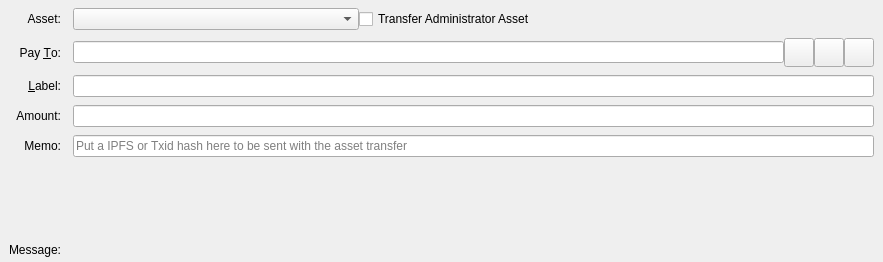
<?xml version="1.0" encoding="UTF-8"?>
<ui version="4.0">
 <class>SendAssetsEntry</class>
 <widget class="QStackedWidget" name="SendAssetsEntry">
  <property name="geometry">
   <rect>
    <x>0</x>
    <y>0</y>
    <width>883</width>
    <height>262</height>
   </rect>
  </property>
  <property name="focusPolicy">
   <enum>Qt::TabFocus</enum>
  </property>
  <property name="autoFillBackground">
   <bool>false</bool>
  </property>
  <property name="currentIndex">
   <number>0</number>
  </property>
  <widget class="QFrame" name="SendCoins">
   <property name="toolTip">
    <string>This is an asset payment</string>
   </property>
   <property name="frameShape">
    <enum>QFrame::NoFrame</enum>
   </property>
   <layout class="QGridLayout" name="gridLayout">
    <property name="topMargin">
     <number>8</number>
    </property>
    <property name="bottomMargin">
     <number>4</number>
    </property>
    <property name="horizontalSpacing">
     <number>12</number>
    </property>
    <property name="verticalSpacing">
     <number>8</number>
    </property>
    <item row="9" column="1">
     <widget class="QLabel" name="messageTextLabel">
      <property name="toolTip">
       <string>A message that was attached to the foxdcoin: URI which will be stored with the transaction for your reference. Note: This message will not be sent over the Foxdcoin network.</string>
      </property>
      <property name="textFormat">
       <enum>Qt::PlainText</enum>
      </property>
     </widget>
    </item>
    <item row="7" column="1">
     <widget class="QLabel" name="assetAmountLabel">
      <property name="text">
       <string/>
      </property>
      <property name="alignment">
       <set>Qt::AlignRight|Qt::AlignTrailing|Qt::AlignVCenter</set>
      </property>
     </widget>
    </item>
    <item row="5" column="0">
     <widget class="QLabel" name="memoLabel">
      <property name="text">
       <string>Memo:</string>
      </property>
      <property name="alignment">
       <set>Qt::AlignRight|Qt::AlignTrailing|Qt::AlignVCenter</set>
      </property>
     </widget>
    </item>
    <item row="4" column="0">
     <widget class="QLabel" name="amountLabel">
      <property name="text">
       <string>Amount:</string>
      </property>
      <property name="alignment">
       <set>Qt::AlignRight|Qt::AlignTrailing|Qt::AlignVCenter</set>
      </property>
     </widget>
    </item>
    <item row="3" column="1">
     <widget class="QLineEdit" name="addAsLabel">
      <property name="toolTip">
       <string>Enter a label for this address to add it to the list of used addresses</string>
      </property>
     </widget>
    </item>
    <item row="3" column="0">
     <widget class="QLabel" name="labellLabel">
      <property name="text">
       <string>&amp;Label:</string>
      </property>
      <property name="alignment">
       <set>Qt::AlignRight|Qt::AlignTrailing|Qt::AlignVCenter</set>
      </property>
      <property name="buddy">
       <cstring>addAsLabel</cstring>
      </property>
     </widget>
    </item>
    <item row="8" column="1">
     <widget class="QLabel" name="ownershipWarningMessage">
      <property name="text">
       <string/>
      </property>
     </widget>
    </item>
    <item row="1" column="0">
     <widget class="QLabel" name="assetBoxLabel">
      <property name="text">
       <string>Asset:</string>
      </property>
      <property name="alignment">
       <set>Qt::AlignRight|Qt::AlignTrailing|Qt::AlignVCenter</set>
      </property>
     </widget>
    </item>
    <item row="4" column="1">
     <layout class="QHBoxLayout" name="horizontalLayoutAmount" stretch="0">
      <item>
       <widget class="AssetAmountField" name="payAssetAmount"/>
      </item>
     </layout>
    </item>
    <item row="2" column="1">
     <layout class="QHBoxLayout" name="payToLayout">
      <property name="spacing">
       <number>0</number>
      </property>
      <item>
       <widget class="QValidatedLineEdit" name="payTo">
        <property name="toolTip">
         <string>The Foxdcoin address to send the payment to</string>
        </property>
       </widget>
      </item>
      <item>
       <widget class="QToolButton" name="addressBookButton">
        <property name="toolTip">
         <string>Choose previously used address</string>
        </property>
        <property name="text">
         <string/>
        </property>
        <property name="icon">
         <iconset resource="../foxdcoin.qrc">
          <normaloff>:/icons/address-book</normaloff>:/icons/address-book</iconset>
        </property>
        <property name="iconSize">
         <size>
          <width>22</width>
          <height>22</height>
         </size>
        </property>
        <property name="shortcut">
         <string>Alt+A</string>
        </property>
       </widget>
      </item>
      <item>
       <widget class="QToolButton" name="pasteButton">
        <property name="toolTip">
         <string>Paste address from clipboard</string>
        </property>
        <property name="text">
         <string/>
        </property>
        <property name="icon">
         <iconset resource="../foxdcoin.qrc">
          <normaloff>:/icons/editpaste</normaloff>:/icons/editpaste</iconset>
        </property>
        <property name="iconSize">
         <size>
          <width>22</width>
          <height>22</height>
         </size>
        </property>
        <property name="shortcut">
         <string>Alt+P</string>
        </property>
       </widget>
      </item>
      <item>
       <widget class="QToolButton" name="deleteButton">
        <property name="toolTip">
         <string>Remove this entry</string>
        </property>
        <property name="text">
         <string/>
        </property>
        <property name="icon">
         <iconset resource="../foxdcoin.qrc">
          <normaloff>:/icons/remove</normaloff>:/icons/remove</iconset>
        </property>
        <property name="iconSize">
         <size>
          <width>22</width>
          <height>22</height>
         </size>
        </property>
       </widget>
      </item>
     </layout>
    </item>
    <item row="10" column="0">
     <widget class="QLabel" name="messageLabel">
      <property name="text">
       <string>Message:</string>
      </property>
      <property name="alignment">
       <set>Qt::AlignRight|Qt::AlignTrailing|Qt::AlignVCenter</set>
      </property>
     </widget>
    </item>
    <item row="2" column="0">
     <widget class="QLabel" name="payToLabel">
      <property name="text">
       <string>Pay &amp;To:</string>
      </property>
      <property name="alignment">
       <set>Qt::AlignRight|Qt::AlignTrailing|Qt::AlignVCenter</set>
      </property>
      <property name="buddy">
       <cstring>payTo</cstring>
      </property>
     </widget>
    </item>
    <item row="1" column="1">
     <layout class="QHBoxLayout" name="horizontalLayout_3">
      <property name="spacing">
       <number>0</number>
      </property>
      <item>
       <widget class="QComboBox" name="assetSelectionBox">
        <property name="minimumContentsLength">
         <number>32</number>
        </property>
       </widget>
      </item>
      <item>
       <widget class="QCheckBox" name="administratorCheckbox">
        <property name="text">
         <string>Transfer Administrator Asset</string>
        </property>
       </widget>
      </item>
      <item>
       <spacer name="horizontalSpacer">
        <property name="orientation">
         <enum>Qt::Horizontal</enum>
        </property>
        <property name="sizeHint" stdset="0">
         <size>
          <width>40</width>
          <height>20</height>
         </size>
        </property>
       </spacer>
      </item>
     </layout>
    </item>
    <item row="5" column="1">
     <widget class="QLineEdit" name="memoBox">
      <property name="maxLength">
       <number>64</number>
      </property>
      <property name="placeholderText">
       <string>Put a IPFS or Txid hash here to be sent with the asset transfer</string>
      </property>
     </widget>
    </item>
   </layout>
  </widget>
  <widget class="QFrame" name="SendCoins_UnauthenticatedPaymentRequest">
   <property name="palette">
    <palette>
     <active>
      <colorrole role="WindowText">
       <brush brushstyle="SolidPattern">
        <color alpha="255">
         <red>0</red>
         <green>0</green>
         <blue>0</blue>
        </color>
       </brush>
      </colorrole>
      <colorrole role="Button">
       <brush brushstyle="SolidPattern">
        <color alpha="255">
         <red>255</red>
         <green>255</green>
         <blue>127</blue>
        </color>
       </brush>
      </colorrole>
      <colorrole role="Light">
       <brush brushstyle="SolidPattern">
        <color alpha="255">
         <red>255</red>
         <green>255</green>
         <blue>255</blue>
        </color>
       </brush>
      </colorrole>
      <colorrole role="Midlight">
       <brush brushstyle="SolidPattern">
        <color alpha="255">
         <red>255</red>
         <green>255</green>
         <blue>191</blue>
        </color>
       </brush>
      </colorrole>
      <colorrole role="Dark">
       <brush brushstyle="SolidPattern">
        <color alpha="255">
         <red>127</red>
         <green>127</green>
         <blue>63</blue>
        </color>
       </brush>
      </colorrole>
      <colorrole role="Mid">
       <brush brushstyle="SolidPattern">
        <color alpha="255">
         <red>170</red>
         <green>170</green>
         <blue>84</blue>
        </color>
       </brush>
      </colorrole>
      <colorrole role="Text">
       <brush brushstyle="SolidPattern">
        <color alpha="255">
         <red>0</red>
         <green>0</green>
         <blue>0</blue>
        </color>
       </brush>
      </colorrole>
      <colorrole role="BrightText">
       <brush brushstyle="SolidPattern">
        <color alpha="255">
         <red>255</red>
         <green>255</green>
         <blue>255</blue>
        </color>
       </brush>
      </colorrole>
      <colorrole role="ButtonText">
       <brush brushstyle="SolidPattern">
        <color alpha="255">
         <red>0</red>
         <green>0</green>
         <blue>0</blue>
        </color>
       </brush>
      </colorrole>
      <colorrole role="Base">
       <brush brushstyle="SolidPattern">
        <color alpha="255">
         <red>255</red>
         <green>255</green>
         <blue>255</blue>
        </color>
       </brush>
      </colorrole>
      <colorrole role="Window">
       <brush brushstyle="SolidPattern">
        <color alpha="255">
         <red>255</red>
         <green>255</green>
         <blue>127</blue>
        </color>
       </brush>
      </colorrole>
      <colorrole role="Shadow">
       <brush brushstyle="SolidPattern">
        <color alpha="255">
         <red>0</red>
         <green>0</green>
         <blue>0</blue>
        </color>
       </brush>
      </colorrole>
      <colorrole role="AlternateBase">
       <brush brushstyle="SolidPattern">
        <color alpha="255">
         <red>255</red>
         <green>255</green>
         <blue>191</blue>
        </color>
       </brush>
      </colorrole>
      <colorrole role="ToolTipBase">
       <brush brushstyle="SolidPattern">
        <color alpha="255">
         <red>255</red>
         <green>255</green>
         <blue>220</blue>
        </color>
       </brush>
      </colorrole>
      <colorrole role="ToolTipText">
       <brush brushstyle="SolidPattern">
        <color alpha="255">
         <red>0</red>
         <green>0</green>
         <blue>0</blue>
        </color>
       </brush>
      </colorrole>
     </active>
     <inactive>
      <colorrole role="WindowText">
       <brush brushstyle="SolidPattern">
        <color alpha="255">
         <red>0</red>
         <green>0</green>
         <blue>0</blue>
        </color>
       </brush>
      </colorrole>
      <colorrole role="Button">
       <brush brushstyle="SolidPattern">
        <color alpha="255">
         <red>255</red>
         <green>255</green>
         <blue>127</blue>
        </color>
       </brush>
      </colorrole>
      <colorrole role="Light">
       <brush brushstyle="SolidPattern">
        <color alpha="255">
         <red>255</red>
         <green>255</green>
         <blue>255</blue>
        </color>
       </brush>
      </colorrole>
      <colorrole role="Midlight">
       <brush brushstyle="SolidPattern">
        <color alpha="255">
         <red>255</red>
         <green>255</green>
         <blue>191</blue>
        </color>
       </brush>
      </colorrole>
      <colorrole role="Dark">
       <brush brushstyle="SolidPattern">
        <color alpha="255">
         <red>127</red>
         <green>127</green>
         <blue>63</blue>
        </color>
       </brush>
      </colorrole>
      <colorrole role="Mid">
       <brush brushstyle="SolidPattern">
        <color alpha="255">
         <red>170</red>
         <green>170</green>
         <blue>84</blue>
        </color>
       </brush>
      </colorrole>
      <colorrole role="Text">
       <brush brushstyle="SolidPattern">
        <color alpha="255">
         <red>0</red>
         <green>0</green>
         <blue>0</blue>
        </color>
       </brush>
      </colorrole>
      <colorrole role="BrightText">
       <brush brushstyle="SolidPattern">
        <color alpha="255">
         <red>255</red>
         <green>255</green>
         <blue>255</blue>
        </color>
       </brush>
      </colorrole>
      <colorrole role="ButtonText">
       <brush brushstyle="SolidPattern">
        <color alpha="255">
         <red>0</red>
         <green>0</green>
         <blue>0</blue>
        </color>
       </brush>
      </colorrole>
      <colorrole role="Base">
       <brush brushstyle="SolidPattern">
        <color alpha="255">
         <red>255</red>
         <green>255</green>
         <blue>255</blue>
        </color>
       </brush>
      </colorrole>
      <colorrole role="Window">
       <brush brushstyle="SolidPattern">
        <color alpha="255">
         <red>255</red>
         <green>255</green>
         <blue>127</blue>
        </color>
       </brush>
      </colorrole>
      <colorrole role="Shadow">
       <brush brushstyle="SolidPattern">
        <color alpha="255">
         <red>0</red>
         <green>0</green>
         <blue>0</blue>
        </color>
       </brush>
      </colorrole>
      <colorrole role="AlternateBase">
       <brush brushstyle="SolidPattern">
        <color alpha="255">
         <red>255</red>
         <green>255</green>
         <blue>191</blue>
        </color>
       </brush>
      </colorrole>
      <colorrole role="ToolTipBase">
       <brush brushstyle="SolidPattern">
        <color alpha="255">
         <red>255</red>
         <green>255</green>
         <blue>220</blue>
        </color>
       </brush>
      </colorrole>
      <colorrole role="ToolTipText">
       <brush brushstyle="SolidPattern">
        <color alpha="255">
         <red>0</red>
         <green>0</green>
         <blue>0</blue>
        </color>
       </brush>
      </colorrole>
     </inactive>
     <disabled>
      <colorrole role="WindowText">
       <brush brushstyle="SolidPattern">
        <color alpha="255">
         <red>127</red>
         <green>127</green>
         <blue>63</blue>
        </color>
       </brush>
      </colorrole>
      <colorrole role="Button">
       <brush brushstyle="SolidPattern">
        <color alpha="255">
         <red>255</red>
         <green>255</green>
         <blue>127</blue>
        </color>
       </brush>
      </colorrole>
      <colorrole role="Light">
       <brush brushstyle="SolidPattern">
        <color alpha="255">
         <red>255</red>
         <green>255</green>
         <blue>255</blue>
        </color>
       </brush>
      </colorrole>
      <colorrole role="Midlight">
       <brush brushstyle="SolidPattern">
        <color alpha="255">
         <red>255</red>
         <green>255</green>
         <blue>191</blue>
        </color>
       </brush>
      </colorrole>
      <colorrole role="Dark">
       <brush brushstyle="SolidPattern">
        <color alpha="255">
         <red>127</red>
         <green>127</green>
         <blue>63</blue>
        </color>
       </brush>
      </colorrole>
      <colorrole role="Mid">
       <brush brushstyle="SolidPattern">
        <color alpha="255">
         <red>170</red>
         <green>170</green>
         <blue>84</blue>
        </color>
       </brush>
      </colorrole>
      <colorrole role="Text">
       <brush brushstyle="SolidPattern">
        <color alpha="255">
         <red>127</red>
         <green>127</green>
         <blue>63</blue>
        </color>
       </brush>
      </colorrole>
      <colorrole role="BrightText">
       <brush brushstyle="SolidPattern">
        <color alpha="255">
         <red>255</red>
         <green>255</green>
         <blue>255</blue>
        </color>
       </brush>
      </colorrole>
      <colorrole role="ButtonText">
       <brush brushstyle="SolidPattern">
        <color alpha="255">
         <red>127</red>
         <green>127</green>
         <blue>63</blue>
        </color>
       </brush>
      </colorrole>
      <colorrole role="Base">
       <brush brushstyle="SolidPattern">
        <color alpha="255">
         <red>255</red>
         <green>255</green>
         <blue>127</blue>
        </color>
       </brush>
      </colorrole>
      <colorrole role="Window">
       <brush brushstyle="SolidPattern">
        <color alpha="255">
         <red>255</red>
         <green>255</green>
         <blue>127</blue>
        </color>
       </brush>
      </colorrole>
      <colorrole role="Shadow">
       <brush brushstyle="SolidPattern">
        <color alpha="255">
         <red>0</red>
         <green>0</green>
         <blue>0</blue>
        </color>
       </brush>
      </colorrole>
      <colorrole role="AlternateBase">
       <brush brushstyle="SolidPattern">
        <color alpha="255">
         <red>255</red>
         <green>255</green>
         <blue>127</blue>
        </color>
       </brush>
      </colorrole>
      <colorrole role="ToolTipBase">
       <brush brushstyle="SolidPattern">
        <color alpha="255">
         <red>255</red>
         <green>255</green>
         <blue>220</blue>
        </color>
       </brush>
      </colorrole>
      <colorrole role="ToolTipText">
       <brush brushstyle="SolidPattern">
        <color alpha="255">
         <red>0</red>
         <green>0</green>
         <blue>0</blue>
        </color>
       </brush>
      </colorrole>
     </disabled>
    </palette>
   </property>
   <property name="toolTip">
    <string>This is an unauthenticated payment request.</string>
   </property>
   <property name="autoFillBackground">
    <bool>true</bool>
   </property>
   <property name="frameShape">
    <enum>QFrame::NoFrame</enum>
   </property>
   <layout class="QGridLayout" name="gridLayout_is">
    <property name="spacing">
     <number>12</number>
    </property>
    <item row="0" column="0">
     <widget class="QLabel" name="payToLabel_is">
      <property name="text">
       <string>Pay To:</string>
      </property>
      <property name="alignment">
       <set>Qt::AlignRight|Qt::AlignTrailing|Qt::AlignVCenter</set>
      </property>
     </widget>
    </item>
    <item row="0" column="1">
     <layout class="QHBoxLayout" name="payToLayout_is">
      <property name="spacing">
       <number>0</number>
      </property>
      <item>
       <widget class="QLabel" name="payTo_is"/>
      </item>
      <item>
       <widget class="QToolButton" name="deleteButton_is">
        <property name="toolTip">
         <string>Remove this entry</string>
        </property>
        <property name="text">
         <string/>
        </property>
        <property name="icon">
         <iconset resource="../foxdcoin.qrc">
          <normaloff>:/icons/remove</normaloff>:/icons/remove</iconset>
        </property>
       </widget>
      </item>
     </layout>
    </item>
    <item row="1" column="0">
     <widget class="QLabel" name="memoLabel_is">
      <property name="text">
       <string>Memo:</string>
      </property>
      <property name="alignment">
       <set>Qt::AlignRight|Qt::AlignTrailing|Qt::AlignVCenter</set>
      </property>
     </widget>
    </item>
    <item row="1" column="1">
     <widget class="QLabel" name="memoTextLabel_is">
      <property name="textFormat">
       <enum>Qt::PlainText</enum>
      </property>
     </widget>
    </item>
    <item row="2" column="0">
     <widget class="QLabel" name="amountLabel_is">
      <property name="text">
       <string>A&amp;mount:</string>
      </property>
      <property name="alignment">
       <set>Qt::AlignRight|Qt::AlignTrailing|Qt::AlignVCenter</set>
      </property>
      <property name="buddy">
       <cstring>payAmount_is</cstring>
      </property>
     </widget>
    </item>
    <item row="2" column="1">
     <widget class="QLineEdit" name="payAmount_is">
      <property name="acceptDrops">
       <bool>false</bool>
      </property>
     </widget>
    </item>
   </layout>
  </widget>
  <widget class="QFrame" name="SendCoins_AuthenticatedPaymentRequest">
   <property name="palette">
    <palette>
     <active>
      <colorrole role="WindowText">
       <brush brushstyle="SolidPattern">
        <color alpha="255">
         <red>0</red>
         <green>0</green>
         <blue>0</blue>
        </color>
       </brush>
      </colorrole>
      <colorrole role="Button">
       <brush brushstyle="SolidPattern">
        <color alpha="255">
         <red>140</red>
         <green>232</green>
         <blue>119</blue>
        </color>
       </brush>
      </colorrole>
      <colorrole role="Light">
       <brush brushstyle="SolidPattern">
        <color alpha="255">
         <red>230</red>
         <green>255</green>
         <blue>224</blue>
        </color>
       </brush>
      </colorrole>
      <colorrole role="Midlight">
       <brush brushstyle="SolidPattern">
        <color alpha="255">
         <red>185</red>
         <green>243</green>
         <blue>171</blue>
        </color>
       </brush>
      </colorrole>
      <colorrole role="Dark">
       <brush brushstyle="SolidPattern">
        <color alpha="255">
         <red>70</red>
         <green>116</green>
         <blue>59</blue>
        </color>
       </brush>
      </colorrole>
      <colorrole role="Mid">
       <brush brushstyle="SolidPattern">
        <color alpha="255">
         <red>93</red>
         <green>155</green>
         <blue>79</blue>
        </color>
       </brush>
      </colorrole>
      <colorrole role="Text">
       <brush brushstyle="SolidPattern">
        <color alpha="255">
         <red>0</red>
         <green>0</green>
         <blue>0</blue>
        </color>
       </brush>
      </colorrole>
      <colorrole role="BrightText">
       <brush brushstyle="SolidPattern">
        <color alpha="255">
         <red>155</red>
         <green>255</green>
         <blue>147</blue>
        </color>
       </brush>
      </colorrole>
      <colorrole role="ButtonText">
       <brush brushstyle="SolidPattern">
        <color alpha="255">
         <red>0</red>
         <green>0</green>
         <blue>0</blue>
        </color>
       </brush>
      </colorrole>
      <colorrole role="Base">
       <brush brushstyle="SolidPattern">
        <color alpha="255">
         <red>119</red>
         <green>255</green>
         <blue>233</blue>
        </color>
       </brush>
      </colorrole>
      <colorrole role="Window">
       <brush brushstyle="SolidPattern">
        <color alpha="255">
         <red>140</red>
         <green>232</green>
         <blue>119</blue>
        </color>
       </brush>
      </colorrole>
      <colorrole role="Shadow">
       <brush brushstyle="SolidPattern">
        <color alpha="255">
         <red>0</red>
         <green>0</green>
         <blue>0</blue>
        </color>
       </brush>
      </colorrole>
      <colorrole role="AlternateBase">
       <brush brushstyle="SolidPattern">
        <color alpha="255">
         <red>197</red>
         <green>243</green>
         <blue>187</blue>
        </color>
       </brush>
      </colorrole>
      <colorrole role="NoRole">
       <brush brushstyle="SolidPattern">
        <color alpha="255">
         <red>125</red>
         <green>194</green>
         <blue>122</blue>
        </color>
       </brush>
      </colorrole>
      <colorrole role="ToolTipBase">
       <brush brushstyle="SolidPattern">
        <color alpha="255">
         <red>255</red>
         <green>255</green>
         <blue>220</blue>
        </color>
       </brush>
      </colorrole>
      <colorrole role="ToolTipText">
       <brush brushstyle="SolidPattern">
        <color alpha="255">
         <red>0</red>
         <green>0</green>
         <blue>0</blue>
        </color>
       </brush>
      </colorrole>
     </active>
     <inactive>
      <colorrole role="WindowText">
       <brush brushstyle="SolidPattern">
        <color alpha="255">
         <red>0</red>
         <green>0</green>
         <blue>0</blue>
        </color>
       </brush>
      </colorrole>
      <colorrole role="Button">
       <brush brushstyle="SolidPattern">
        <color alpha="255">
         <red>140</red>
         <green>232</green>
         <blue>119</blue>
        </color>
       </brush>
      </colorrole>
      <colorrole role="Light">
       <brush brushstyle="SolidPattern">
        <color alpha="255">
         <red>230</red>
         <green>255</green>
         <blue>224</blue>
        </color>
       </brush>
      </colorrole>
      <colorrole role="Midlight">
       <brush brushstyle="SolidPattern">
        <color alpha="255">
         <red>185</red>
         <green>243</green>
         <blue>171</blue>
        </color>
       </brush>
      </colorrole>
      <colorrole role="Dark">
       <brush brushstyle="SolidPattern">
        <color alpha="255">
         <red>70</red>
         <green>116</green>
         <blue>59</blue>
        </color>
       </brush>
      </colorrole>
      <colorrole role="Mid">
       <brush brushstyle="SolidPattern">
        <color alpha="255">
         <red>93</red>
         <green>155</green>
         <blue>79</blue>
        </color>
       </brush>
      </colorrole>
      <colorrole role="Text">
       <brush brushstyle="SolidPattern">
        <color alpha="255">
         <red>0</red>
         <green>0</green>
         <blue>0</blue>
        </color>
       </brush>
      </colorrole>
      <colorrole role="BrightText">
       <brush brushstyle="SolidPattern">
        <color alpha="255">
         <red>155</red>
         <green>255</green>
         <blue>147</blue>
        </color>
       </brush>
      </colorrole>
      <colorrole role="ButtonText">
       <brush brushstyle="SolidPattern">
        <color alpha="255">
         <red>0</red>
         <green>0</green>
         <blue>0</blue>
        </color>
       </brush>
      </colorrole>
      <colorrole role="Base">
       <brush brushstyle="SolidPattern">
        <color alpha="255">
         <red>119</red>
         <green>255</green>
         <blue>233</blue>
        </color>
       </brush>
      </colorrole>
      <colorrole role="Window">
       <brush brushstyle="SolidPattern">
        <color alpha="255">
         <red>140</red>
         <green>232</green>
         <blue>119</blue>
        </color>
       </brush>
      </colorrole>
      <colorrole role="Shadow">
       <brush brushstyle="SolidPattern">
        <color alpha="255">
         <red>0</red>
         <green>0</green>
         <blue>0</blue>
        </color>
       </brush>
      </colorrole>
      <colorrole role="AlternateBase">
       <brush brushstyle="SolidPattern">
        <color alpha="255">
         <red>197</red>
         <green>243</green>
         <blue>187</blue>
        </color>
       </brush>
      </colorrole>
      <colorrole role="NoRole">
       <brush brushstyle="SolidPattern">
        <color alpha="255">
         <red>125</red>
         <green>194</green>
         <blue>122</blue>
        </color>
       </brush>
      </colorrole>
      <colorrole role="ToolTipBase">
       <brush brushstyle="SolidPattern">
        <color alpha="255">
         <red>255</red>
         <green>255</green>
         <blue>220</blue>
        </color>
       </brush>
      </colorrole>
      <colorrole role="ToolTipText">
       <brush brushstyle="SolidPattern">
        <color alpha="255">
         <red>0</red>
         <green>0</green>
         <blue>0</blue>
        </color>
       </brush>
      </colorrole>
     </inactive>
     <disabled>
      <colorrole role="WindowText">
       <brush brushstyle="SolidPattern">
        <color alpha="255">
         <red>70</red>
         <green>116</green>
         <blue>59</blue>
        </color>
       </brush>
      </colorrole>
      <colorrole role="Button">
       <brush brushstyle="SolidPattern">
        <color alpha="255">
         <red>140</red>
         <green>232</green>
         <blue>119</blue>
        </color>
       </brush>
      </colorrole>
      <colorrole role="Light">
       <brush brushstyle="SolidPattern">
        <color alpha="255">
         <red>230</red>
         <green>255</green>
         <blue>224</blue>
        </color>
       </brush>
      </colorrole>
      <colorrole role="Midlight">
       <brush brushstyle="SolidPattern">
        <color alpha="255">
         <red>185</red>
         <green>243</green>
         <blue>171</blue>
        </color>
       </brush>
      </colorrole>
      <colorrole role="Dark">
       <brush brushstyle="SolidPattern">
        <color alpha="255">
         <red>70</red>
         <green>116</green>
         <blue>59</blue>
        </color>
       </brush>
      </colorrole>
      <colorrole role="Mid">
       <brush brushstyle="SolidPattern">
        <color alpha="255">
         <red>93</red>
         <green>155</green>
         <blue>79</blue>
        </color>
       </brush>
      </colorrole>
      <colorrole role="Text">
       <brush brushstyle="SolidPattern">
        <color alpha="255">
         <red>70</red>
         <green>116</green>
         <blue>59</blue>
        </color>
       </brush>
      </colorrole>
      <colorrole role="BrightText">
       <brush brushstyle="SolidPattern">
        <color alpha="255">
         <red>155</red>
         <green>255</green>
         <blue>147</blue>
        </color>
       </brush>
      </colorrole>
      <colorrole role="ButtonText">
       <brush brushstyle="SolidPattern">
        <color alpha="255">
         <red>70</red>
         <green>116</green>
         <blue>59</blue>
        </color>
       </brush>
      </colorrole>
      <colorrole role="Base">
       <brush brushstyle="SolidPattern">
        <color alpha="255">
         <red>140</red>
         <green>232</green>
         <blue>119</blue>
        </color>
       </brush>
      </colorrole>
      <colorrole role="Window">
       <brush brushstyle="SolidPattern">
        <color alpha="255">
         <red>140</red>
         <green>232</green>
         <blue>119</blue>
        </color>
       </brush>
      </colorrole>
      <colorrole role="Shadow">
       <brush brushstyle="SolidPattern">
        <color alpha="255">
         <red>0</red>
         <green>0</green>
         <blue>0</blue>
        </color>
       </brush>
      </colorrole>
      <colorrole role="AlternateBase">
       <brush brushstyle="SolidPattern">
        <color alpha="255">
         <red>140</red>
         <green>232</green>
         <blue>119</blue>
        </color>
       </brush>
      </colorrole>
      <colorrole role="NoRole">
       <brush brushstyle="SolidPattern">
        <color alpha="255">
         <red>125</red>
         <green>194</green>
         <blue>122</blue>
        </color>
       </brush>
      </colorrole>
      <colorrole role="ToolTipBase">
       <brush brushstyle="SolidPattern">
        <color alpha="255">
         <red>255</red>
         <green>255</green>
         <blue>220</blue>
        </color>
       </brush>
      </colorrole>
      <colorrole role="ToolTipText">
       <brush brushstyle="SolidPattern">
        <color alpha="255">
         <red>0</red>
         <green>0</green>
         <blue>0</blue>
        </color>
       </brush>
      </colorrole>
     </disabled>
    </palette>
   </property>
   <property name="toolTip">
    <string>This is an authenticated payment request.</string>
   </property>
   <property name="autoFillBackground">
    <bool>true</bool>
   </property>
   <property name="frameShape">
    <enum>QFrame::NoFrame</enum>
   </property>
   <layout class="QGridLayout" name="gridLayout_s">
    <property name="spacing">
     <number>12</number>
    </property>
    <item row="0" column="0">
     <widget class="QLabel" name="payToLabel_s">
      <property name="text">
       <string>Pay To:</string>
      </property>
      <property name="alignment">
       <set>Qt::AlignRight|Qt::AlignTrailing|Qt::AlignVCenter</set>
      </property>
     </widget>
    </item>
    <item row="0" column="1">
     <layout class="QHBoxLayout" name="payToLayout_s">
      <property name="spacing">
       <number>0</number>
      </property>
      <item>
       <widget class="QLabel" name="payTo_s">
        <property name="textFormat">
         <enum>Qt::PlainText</enum>
        </property>
       </widget>
      </item>
      <item>
       <widget class="QToolButton" name="deleteButton_s">
        <property name="toolTip">
         <string>Remove this entry</string>
        </property>
        <property name="text">
         <string/>
        </property>
        <property name="icon">
         <iconset resource="../foxdcoin.qrc">
          <normaloff>:/icons/remove</normaloff>:/icons/remove</iconset>
        </property>
       </widget>
      </item>
     </layout>
    </item>
    <item row="1" column="0">
     <widget class="QLabel" name="memoLabel_s">
      <property name="text">
       <string>Memo:</string>
      </property>
      <property name="alignment">
       <set>Qt::AlignRight|Qt::AlignTrailing|Qt::AlignVCenter</set>
      </property>
     </widget>
    </item>
    <item row="1" column="1">
     <widget class="QLabel" name="memoTextLabel_s">
      <property name="textFormat">
       <enum>Qt::PlainText</enum>
      </property>
     </widget>
    </item>
    <item row="2" column="0">
     <widget class="QLabel" name="amountLabel_s">
      <property name="text">
       <string>A&amp;mount:</string>
      </property>
      <property name="alignment">
       <set>Qt::AlignRight|Qt::AlignTrailing|Qt::AlignVCenter</set>
      </property>
      <property name="buddy">
       <cstring>payAmount_s</cstring>
      </property>
     </widget>
    </item>
    <item row="2" column="1">
     <widget class="FoxdcoinAmountField" name="payAmount_s">
      <property name="acceptDrops">
       <bool>false</bool>
      </property>
     </widget>
    </item>
   </layout>
  </widget>
 </widget>
 <customwidgets>
  <customwidget>
   <class>QValidatedLineEdit</class>
   <extends>QLineEdit</extends>
   <header>qvalidatedlineedit.h</header>
  </customwidget>
  <customwidget>
   <class>FoxdcoinAmountField</class>
   <extends>QLineEdit</extends>
   <header>foxdcoinamountfield.h</header>
   <container>1</container>
  </customwidget>
  <customwidget>
   <class>AssetAmountField</class>
   <extends>QLineEdit</extends>
   <header location="global">foxdcoinamountfield.h</header>
  </customwidget>
 </customwidgets>
 <tabstops>
  <tabstop>payTo</tabstop>
  <tabstop>addressBookButton</tabstop>
  <tabstop>pasteButton</tabstop>
  <tabstop>deleteButton</tabstop>
  <tabstop>addAsLabel</tabstop>
  <tabstop>payAmount_is</tabstop>
  <tabstop>deleteButton_is</tabstop>
  <tabstop>payAmount_s</tabstop>
  <tabstop>deleteButton_s</tabstop>
 </tabstops>
 <resources>
  <include location="../foxdcoin.qrc"/>
 </resources>
 <connections/>
</ui>
